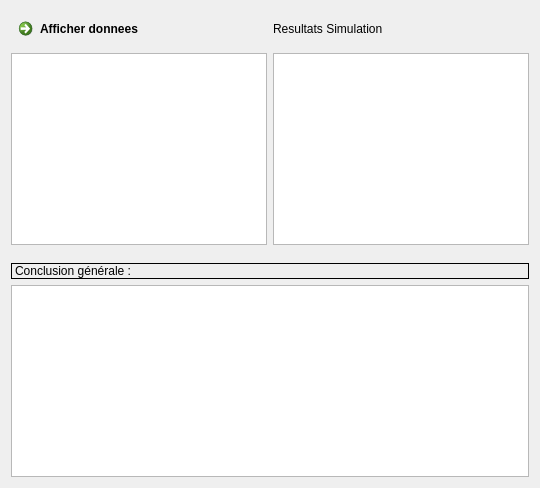
      <widget class="QWidget" name="tab_simu">
       <attribute name="title">
        <string>Simulation</string>
       </attribute>
       <layout class="QVBoxLayout" name="verticalLayout_25">
        <item>
         <layout class="QVBoxLayout" name="verticalLayout_16">
          <item>
           <layout class="QHBoxLayout" name="horizontalLayout_11">
            <item>
             <widget class="QCommandLinkButton" name="commandLinkButton_affiche_donnees_simulation">
              <property name="sizePolicy">
               <sizepolicy hsizetype="Preferred" vsizetype="Fixed">
                <horstretch>0</horstretch>
                <verstretch>0</verstretch>
               </sizepolicy>
              </property>
              <property name="text">
               <string>Afficher donnees</string>
              </property>
             </widget>
            </item>
            <item>
             <widget class="QLabel" name="label_45">
              <property name="text">
               <string>Resultats Simulation</string>
              </property>
             </widget>
            </item>
           </layout>
          </item>
          <item>
           <layout class="QHBoxLayout" name="horizontalLayout_12">
            <item>
             <widget class="Tableview_donnees_fichier" name="tableView_donnees_fichier_2">
              <property name="sizePolicy">
               <sizepolicy hsizetype="Expanding" vsizetype="Expanding">
                <horstretch>0</horstretch>
                <verstretch>0</verstretch>
               </sizepolicy>
              </property>
             </widget>
            </item>
            <item>
             <widget class="Tableview_resultats" name="tableView_resultats_simu"/>
            </item>
           </layout>
          </item>
         </layout>
        </item>
        <item>
         <layout class="QVBoxLayout" name="verticalLayout_15">
          <item>
           <widget class="matplotlibWidget" name="graph_zoom_2" native="true">
            <property name="sizePolicy">
             <sizepolicy hsizetype="Preferred" vsizetype="Expanding">
              <horstretch>0</horstretch>
              <verstretch>0</verstretch>
             </sizepolicy>
            </property>
           </widget>
          </item>
          <item>
           <widget class="matplotlibWidget" name="graph_resultat_2" native="true">
            <property name="sizePolicy">
             <sizepolicy hsizetype="Preferred" vsizetype="Expanding">
              <horstretch>0</horstretch>
              <verstretch>0</verstretch>
             </sizepolicy>
            </property>
            <property name="minimumSize">
             <size>
              <width>0</width>
              <height>0</height>
             </size>
            </property>
           </widget>
          </item>
         </layout>
        </item>
        <item>
         <layout class="QVBoxLayout" name="verticalLayout_17">
          <item>
           <widget class="QLabel" name="label_32">
            <property name="frameShape">
             <enum>QFrame::Box</enum>
            </property>
            <property name="text">
             <string>Conclusion générale :</string>
            </property>
           </widget>
          </item>
          <item>
           <widget class="QTextEdit" name="textEdit_conclusion_generale_2">
            <property name="sizePolicy">
             <sizepolicy hsizetype="Expanding" vsizetype="Expanding">
              <horstretch>0</horstretch>
              <verstretch>0</verstretch>
             </sizepolicy>
            </property>
           </widget>
          </item>
         </layout>
        </item>
       </layout>
      </widget>
